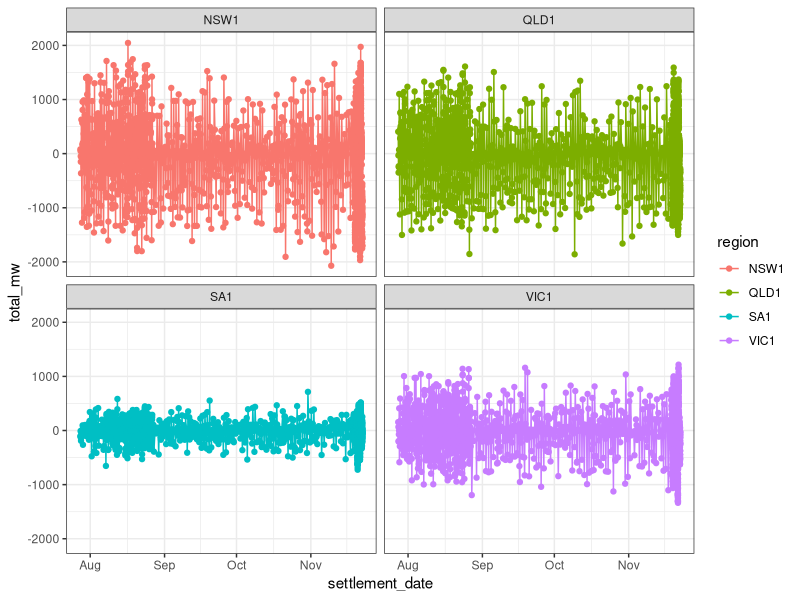
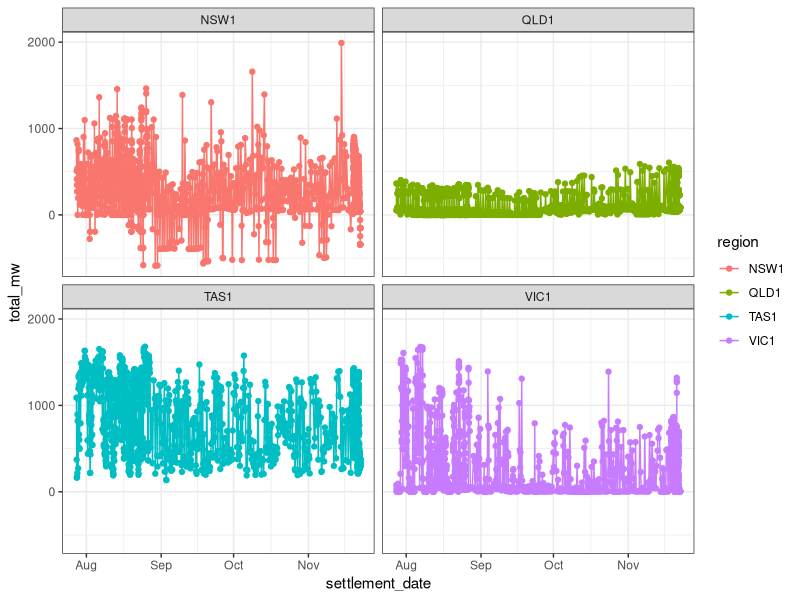
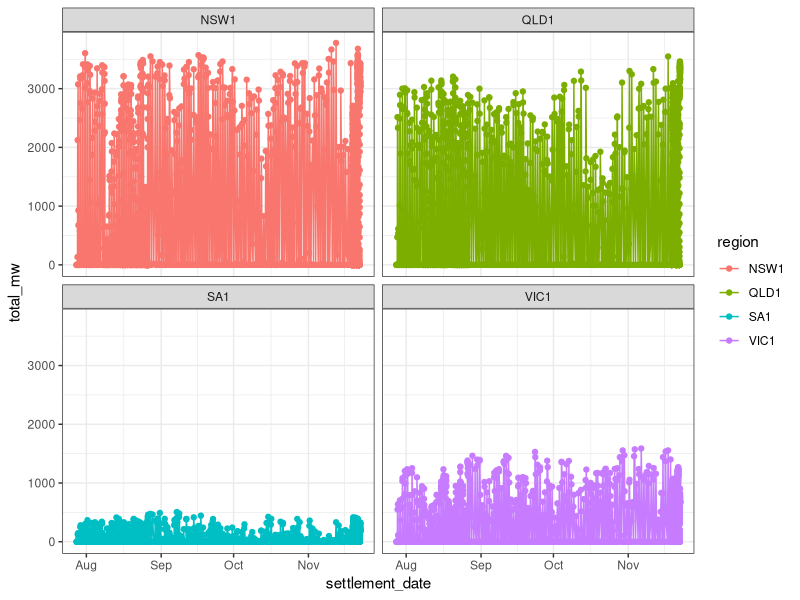
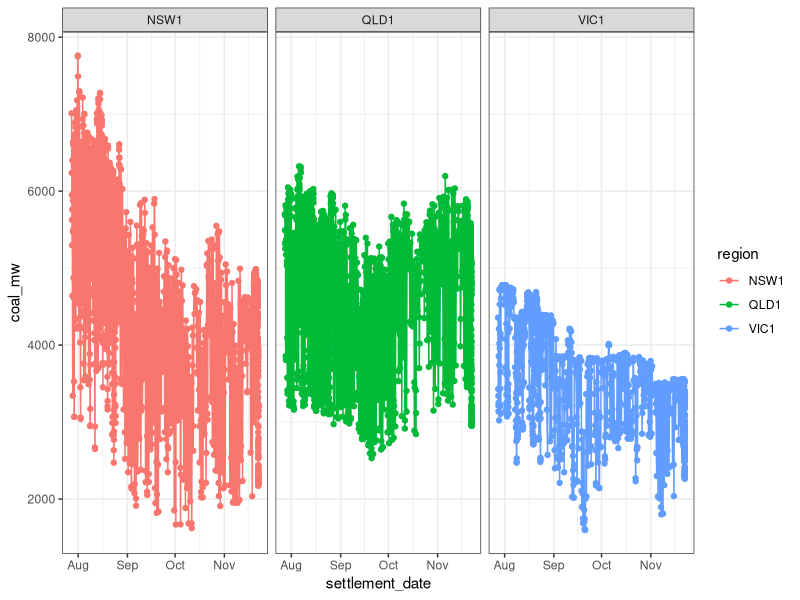
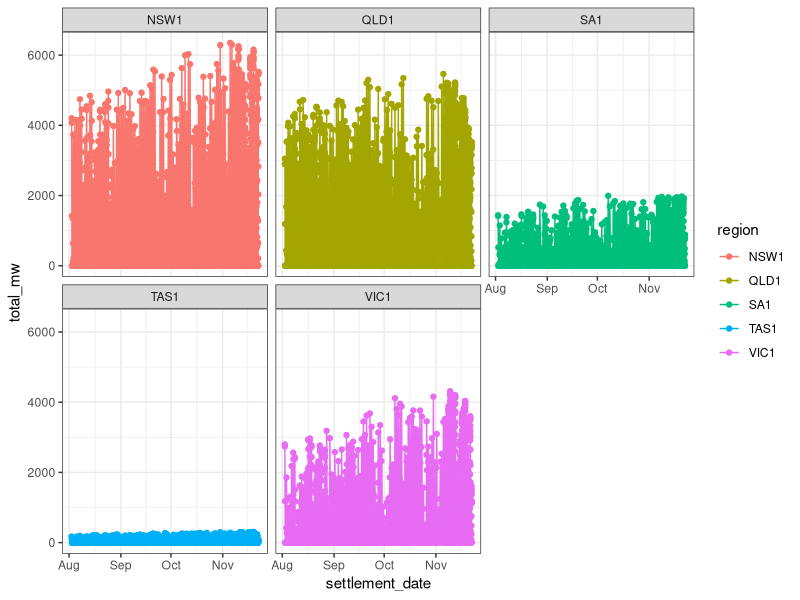

Write R code to recreate these figures, in order.
###
library(lubridate)
library(tidyverse)
power <- read.csv("nem_generation_by_fuel.csv") %>%
  mutate(settlement_date = ymd_hms(settlement_date))

battery <- power %>%
  filter(fuel_source == "Battery Storage") 

ggplot(data = battery) +
geom_line(aes(x = settlement_date, y = total_mw,group = region,color = region)) +
geom_point(aes(x = settlement_date,y = total_mw,color = region)) +
facet_wrap(~region) +
theme_bw() 

hydro <- power %>%
  filter(fuel_source == "Hydro") 

  ggplot(data = hydro) +
geom_line(aes(x = settlement_date, y = total_mw,group = region,color = region)) +
geom_point(aes(x = settlement_date,y = total_mw,color = region)) +
facet_wrap(~region) +
theme_bw() 

solar <- power %>%
  filter(fuel_source == "Solar") 

  ggplot(data = solar) +
geom_line(aes(x = settlement_date, y = total_mw,group = region,color = region)) +
geom_point(aes(x = settlement_date,y = total_mw,color = region)) +
facet_wrap(~region) +
theme_bw() 

coal <- filter(power,fuel_source %in% c("Black Coal","Brown Coal")) %>%
group_by(settlement_date,region) %>%
summarise(coal_mw = sum(total_mw))

  ggplot(data = coal) +
geom_line(aes(x = settlement_date, y = coal_mw,group = region,color = region)) +
geom_point(aes(x = settlement_date,y = coal_mw,color = region)) +
facet_wrap(~region) +
theme_bw() 

rooftop_solar <- filter(power,fuel_source == "Rooftop Solar")

  ggplot(data = rooftop_solar) +
geom_line(aes(x = settlement_date, y = total_mw,group = region,color = region)) +
geom_point(aes(x = settlement_date,y = total_mw,color = region)) +
facet_wrap(~region) +
theme_bw() 

#all <- group_by(power,settlement_date) %>%
#summarise(mw = sum(total_mw)) 

#ggplot(data = all) +
#geom_line(aes(x = settlement_date,y = mw)) +
#theme_bw()
